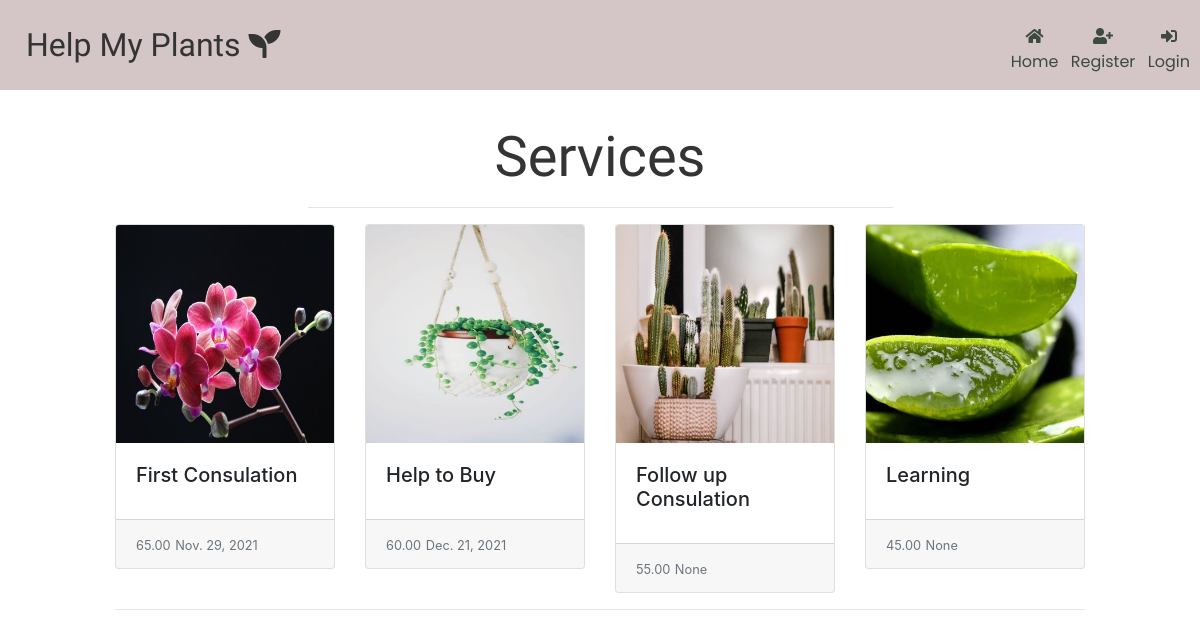
Page /services/ on the committed database.
### services/models.py (models this page shows, shortened)
class Service(models.Model):
    name = models.CharField(max_length=254)
    description = models.TextField()
    time_slot = models.DateField(null=True, blank=True)
    price = models.DecimalField(max_digits=6, decimal_places=2)
    image = models.ImageField(null=True, blank=True)

### services/views.py (the view)
# urls.py: path('', views.all_services, name='services'),
def all_services(request):
    services = Service.objects.all()
    context = {
        'services': services,
    }
    return render(request, 'services/services.html', context)

### services/templates/services/services.html (shortened to what this page needs)
{% extends "base.html" %}
{% load static %}
{% block page_header %}
<div class="container-fluid header-container">
</div>
{% endblock %}
{% block content %}
<div class="container-fluid content-container">
    <div class="row">
        <div class="col text-center mt3">
            <h3 class="text-heading pt-4">Services</h3>
            <hr class="w-50 mb-1">
        </div>
    </div>
    <div class="row">
        <div class="services-container col-10 offset-1">
            <div class="row">
                {% for service in services %}
                <div class="col-sm-6 col-md-6 col-lg-4 col-xl-3">
                    <div class="card-deck">
                        <div class="card">
                          {% if service.image.url %}
                          <a href="">
                            <img src="{{ service.image.url }}" class="card-img-top" alt="{{ service.name }}">
                          </a>
                          {% else %}
                          <a href="">
                            <img src="{{ MEDIA_URL }}no-image.png" class="card-img-top" alt="{{ service.name }}">
                          </a>
                          {% endif %}
                          <div class="card-body">
                            <h5 class="card-title">{{ service.name}}</h5>
                          </div>
                          <div class="card-footer">
                            <small class="text-muted">{{ service.price }}</small>
                            <small class="text-muted">{{ service.time_slot }}</small>
                          </div>
                        </div>
                    </div>
                </div>
            {% if forloop.counter|divisibleby:4 %}
                <div class="col-12 d-none d-xl-block mb-5">
                    <hr>
                </div>
            {% endif %}
                {% endfor %}
            </div>
        </div>
    </div>
</div>
{% endblock %}

### static/css/base.css (style rules this page uses)
:root { --main-text-color: #3D4A3D; --headers: #343434; --color1:#138A36; --color2:#D4C5C7; }
html { height: 100%; }
body { height: calc(100vh - 164px); }
.header-container { padding: 10px; background-color: var(--color2); position: fixed; top: 0; right: 0; left: 0; z-index: 1000; color: var(--headers); }
.content-container { padding-top: 100px; }
h3.text-heading { font-size: 3.5rem; }
.text-heading { color: var(--headers); font-family: 'Hind', sans-serif; font-size:2rem; }
.card-img-top { object-fit: contain; object-position: center center; }

### rows in the picture
Service: image (picture), name "First Consulation", price "65.00", time_slot "Nov. 29, 2021"
Service: image (picture), name "Help to Buy", price "60.00", time_slot "Dec. 21, 2021"
Service: image (picture), name "Follow up Consulation", price "55.00", time_slot "None"
Service: image (picture), name "Learning", price "45.00", time_slot "None"
